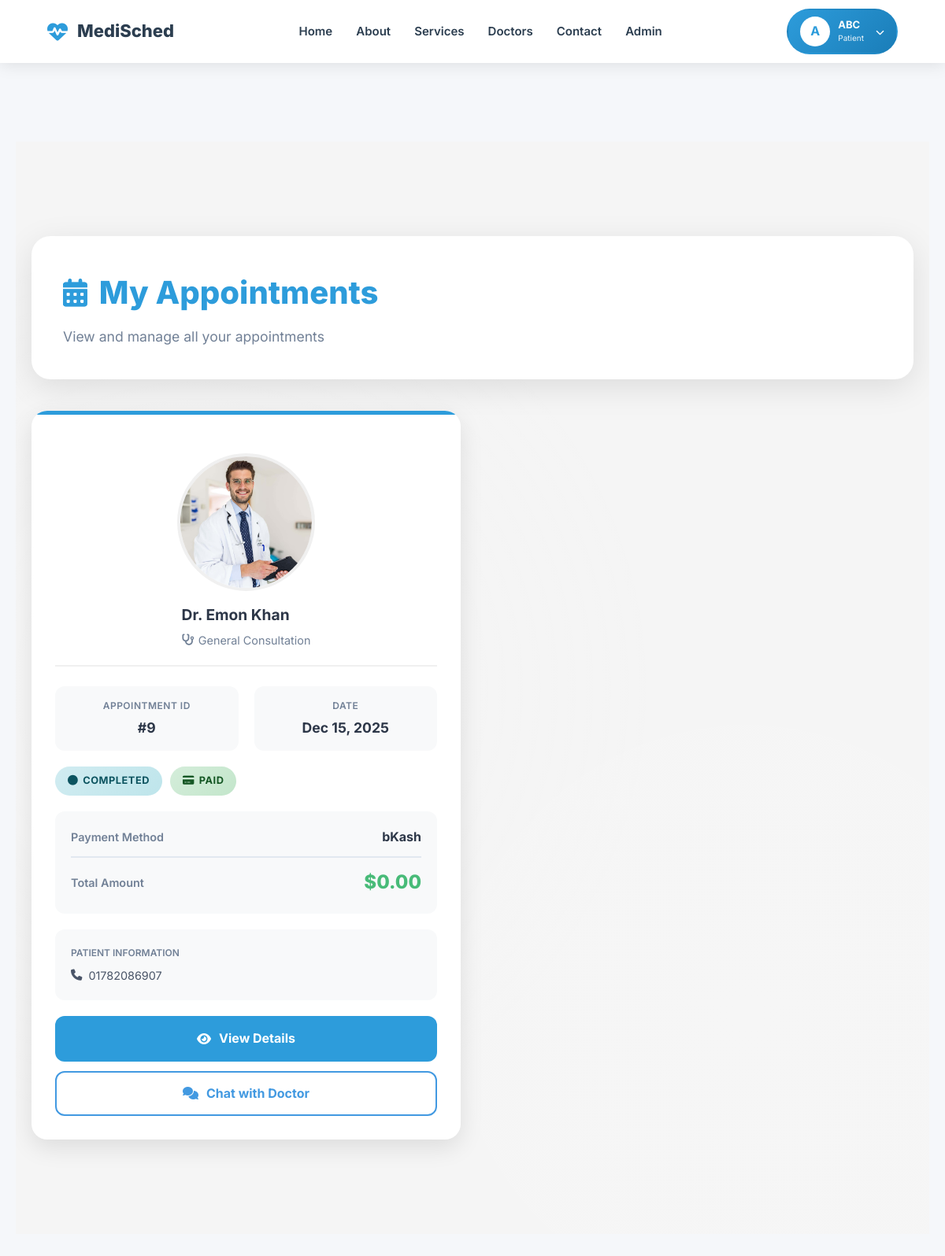
The page /appointment/my-appointments/ (signed in) on the database its author committed.
### users/models.py (models this page shows, shortened)
class CustomUser(AbstractUser):
    ROLE_PATIENT = 'patient'
    ROLE_DOCTOR = 'doctor'
    ROLE_CHOICES = [
        (ROLE_PATIENT, 'Patient'),
        (ROLE_DOCTOR, 'Doctor'),
    ]
    role = models.CharField(max_length=10, choices=ROLE_CHOICES, default=ROLE_PATIENT)
    phone = models.CharField(max_length=20, blank=True)
    location = models.CharField(max_length=150, blank=True)

### appointment/models.py (models this page shows, shortened)
class Appointment(models.Model):
    APPOINTMENT_STATUS = (
        ('pending', 'Pending'),
        ('confirmed', 'Confirmed'),
        ('completed', 'Completed'),
        ('cancelled', 'Cancelled'),
    )
    PAYMENT_STATUS = (
        ('pending', 'Pending'),
        ('paid', 'Paid'),
        ('failed', 'Failed'),
        ('refunded', 'Refunded'),
    )
    PAYMENT_METHODS = (
        ('bkash', 'bKash'),
        ('nagad', 'Nagad'),
        ('card', 'Card'),
        ('mobile_banking', 'Mobile Banking'),
    )
    CONSULTATION_TYPES = (
        ('instant', 'Instant Video Consultation'),
        ('scheduled', 'Scheduled Appointment'),
    )
    patient = models.ForeignKey(settings.AUTH_USER_MODEL, on_delete=models.CASCADE, related_name='appointments')
    doctor = models.ForeignKey(Doctor, on_delete=models.CASCADE, related_name='appointments')
    patient_phone = models.CharField(max_length=15)
    patient_name = models.CharField(max_length=100, blank=True)
    patient_age = models.PositiveIntegerField(null=True, blank=True)
    patient_gender = models.CharField(max_length=10, choices=[('male', 'Male'), ('female', 'Female'), ('other', 'Other')], blank=True)
    appointment_type = models.CharField(max_length=20, choices=CONSULTATION_TYPES, default='scheduled')
    consultation_type = models.CharField(max_length=20, choices=[('general', 'General'), ('special', 'Special')])
    appointment_date = models.DateTimeField(null=True, blank=True)
    preferred_time = models.CharField(max_length=50, blank=True)
    completed_at = models.DateTimeField(null=True, blank=True, verbose_name='Marked as completed on')
    completed_by_doctor = models.BooleanField(default=False, verbose_name='Marked as completed by doctor')
    cancellation_reason = models.TextField(blank=True, verbose_name='Reason for cancellation')
    cancelled_at = models.DateTimeField(null=True, blank=True)
    actual_start_time = models.DateTimeField(null=True, blank=True, verbose_name='Actual consultation start time')
    actual_end_time = models.DateTimeField(null=True, blank=True, verbose_name='Actual consultation end time')
    consultation_duration = models.PositiveIntegerField(default=0, verbose_name='Consultation duration (minutes)')
    doctor_notes = models.TextField(blank=True, verbose_name='Doctor notes after consultation')
    follow_up_required = models.BooleanField(default=False)
    follow_up_date = models.DateTimeField(null=True, blank=True)
    follow_up_notes = models.TextField(blank=True)
    consultation_fee = models.DecimalField(max_digits=10, decimal_places=2, default=0)
    vat_amount = models.DecimalField(max_digits=10, decimal_places=2, default=0)
    platform_fee = models.DecimalField(max_digits=10, decimal_places=2, default=29.00)
    total_amount = models.DecimalField(max_digits=10, decimal_places=2, default=0)
    payment_method = models.CharField(max_length=20, choices=PAYMENT_METHODS, blank=True, null=True)
    payment_status = models.CharField(max_length=20, choices=PAYMENT_STATUS, default='pending')
    transaction_id = models.CharField(max_length=100, blank=True, unique=True)  # Make unique
    status = models.CharField(max_length=20, choices=APPOINTMENT_STATUS, default='pending')
    symptoms = models.TextField(blank=True)
    previous_prescriptions = models.FileField(upload_to='prescriptions/', blank=True, null=True)
    patient_test_reports = models.FileField(upload_to='test_reports/', blank=True, null=True, verbose_name='Test Reports')
    created_at = models.DateTimeField(auto_now_add=True)
    updated_at = models.DateTimeField(auto_now=True)

### doctor/models.py (models this page shows, shortened)
class Doctor(models.Model):
    user = models.OneToOneField(CustomUser, on_delete=models.CASCADE, related_name='doctor_profile')
    about = models.TextField(blank=True, null=True)
    bmdc_number = models.CharField(max_length=255, blank=True, null=True)
    qualification = models.CharField(max_length=255, blank=True, null=True)
    total_experience = models.PositiveIntegerField(default=0)  # Only non-negative numbers
    working_hours = models.JSONField(blank=True, null=True)  # e.g., {"Mon": "9-5", "Tue": "10-4"}
    profile_image = models.ImageField(upload_to='doctor_profiles/', blank=True, null=True)
    is_verified = models.BooleanField(default=False)
    rating = models.DecimalField(max_digits=3, decimal_places=2, default=0.0, blank=True, null=True)
    total_reviews = models.PositiveIntegerField(default=0)
    division = models.ForeignKey(Division, on_delete=models.SET_NULL, null=True, blank=True)
    district = models.ForeignKey(District, on_delete=models.SET_NULL, null=True, blank=True)
    upazila = models.ForeignKey(Upazila, on_delete=models.SET_NULL, null=True, blank=True)
    departments = models.ManyToManyField(Department, through='DoctorSpecializationDepartment', blank=True)
    symptoms = models.ManyToManyField(Symptom, through='DoctorSpecializationSymptom', blank=True)

### appointment/views.py (the view)
# urls.py: path('appointments/', views.appointment_list, name='appointment_list'),
@login_required
def appointment_list(request):
    appointments = Appointment.objects.filter(patient=request.user).order_by('-created_at')
    context = {
        'appointments': appointments,
    }
    return render(request, 'appointment/list.html', context)

### appointment/templates/appointment/list.html (shortened to what this page needs)
{% extends 'base.html' %}
{% load static %}
{% block content %}
<div class="appointments-wrapper">
    <div class="appointments-container">
        <div class="page-header">
            <div class="header-content">
                <h2>
                    <i class="fas fa-calendar-alt"></i>
                    My Appointments
                </h2>
                <p>View and manage all your appointments</p>
            </div>
        </div>
        {% if appointments %}
        <div class="appointments-grid">
            {% for appointment in appointments %}
            <div class="appointment-card">
                <div class="doctor-info">
                    {% if appointment.doctor.profile_image %}
                        <img src="{{ appointment.doctor.profile_image.url }}"
                             alt="Dr. {{ appointment.doctor.user.get_full_name }}"
                             class="doctor-avatar">
                    {% else %}
                        <div class="doctor-avatar-placeholder">
                            <i class="fas fa-user-md"></i>
                        </div>
                    {% endif %}
                    <div class="doctor-details">
                        <h6>Dr. {{ appointment.doctor.user.get_full_name }}</h6>
                        <small>
                            <i class="fas fa-stethoscope"></i>
                            {{ appointment.consultation_type|title }} Consultation
                        </small>
                    </div>
                </div>
                <div class="appointment-details">
                    <div class="detail-item">
                        <small>Appointment ID</small>
                        <strong>#{{ appointment.id }}</strong>
                    </div>
                    <div class="detail-item">
                        <small>Date</small>
                        <strong>{{ appointment.created_at|date:"M d, Y" }}</strong>
                    </div>
                </div>
                <div class="status-container">
                    <span class="status-badge status-{{ appointment.status }}">
                        <i class="fas fa-circle"></i>
                        {{ appointment.get_status_display }}
                    </span>
                    <span class="status-badge status-{{ appointment.payment_status }}">
                        <i class="fas fa-credit-card"></i>
                        {{ appointment.get_payment_status_display }}
                    </span>
                </div>
                <div class="payment-info">
                    <div class="payment-row">
                        <span class="payment-label">Payment Method</span>
                        <span class="payment-value">{{ appointment.get_payment_method_display|default:"Demo Payment" }}</span>
                    </div>
                    <div class="payment-row">
                        <span class="payment-label">Total Amount</span>
                        <span class="payment-amount">${{ appointment.total_amount|floatformat:2 }}</span>
                    </div>
                </div>
                <div class="patient-info">
                    <small>Patient Information</small>
                    <div class="patient-contact">
                        <i class="fas fa-phone"></i>
                        {{ appointment.patient_phone }}
                    </div>
                </div>
                <div class="action-buttons">
                    <a href="{% url 'appointment:confirmation' appointment.id %}" class="btn-action btn-view">
                        <i class="fas fa-eye"></i> View Details
                    </a>
                    <a href="{% url 'communication:chat_detail' appointment.id %}" class="btn-action btn-chat">
                        <i class="fas fa-comments"></i> Chat with Doctor
                    </a>
                </div>
            </div>
            {% endfor %}
        </div>
        {% endif %}
    </div>
</div>
{% endblock %}

### home/templates/base.html (shortened to what this page needs)
{% load static %}
<!DOCTYPE html>
<html lang="en">
<head>
    <link href="https://cdnjs.cloudflare.com/ajax/libs/font-awesome/6.4.0/css/all.min.css" rel="stylesheet">
    <link rel="stylesheet" href="{% static 'home/css/style.css' %}">
</head>
<body>
    <nav class="navbar" id="navbar">
        <a href="{% url 'home:index' %}" class="logo">
            <i class="fas fa-heartbeat"></i>
            <span>MediSched</span>
        </a>
        <ul class="nav-menu" id="navMenu">
            <li><a href="{% url 'home:index' %}#home">Home</a></li>
            <li><a href="{% url 'home:index' %}#about">About</a></li>
            <li><a href="{% url 'home:index' %}#services">Services</a></li>
            <li><a href="{% url 'home:all_doctors' %}">Doctors</a></li>
            <li><a href="{% url 'home:index' %}#contact">Contact</a></li>
            <li><a href="/adminapp/">Admin</a></li>
        </ul>
        <div class="nav-buttons">
            {% if user.is_authenticated %}
                <div class="profile-dropdown" id="profileDropdown">
                    <div class="profile-trigger" onclick="toggleDropdown()">
                        <div class="profile-avatar">
                            {{ user.first_name.0|default:user.username.0|upper }}
                        </div>
                        <div class="profile-info">
                            <span class="profile-name">
                                {{ user.first_name|default:user.username|truncatechars:15 }}
                            </span>
                            <span class="profile-role">{{ user.role }}</span>
                        </div>
                        <i class="fas fa-chevron-down profile-arrow"></i>
                    </div>
                </div>
            {% endif %}
        </div>
    </nav>
    <main id="mainContent">
        {% block content %}
        {% endblock %}
    </main>
</body>
</html>

### home/static/home/css/style.css (style rules this page uses)
* { margin: 0; padding: 0; box-sizing: border-box; }
:root { --primary-blue: #2D9CDB; --success-green: #27AE60; --accent-yellow: #F2C94C; --warm-orange: #F2994A; --neutral-bg: #F9FAFB; --dark: #1A202C; --gray: #64748B; --light-gray: #E2E8F0; --white: #FFFFFF; }
body { font-family: 'Inter', -apple-system, BlinkMacSystemFont, 'Segoe UI', sans-serif; line-height: 1.6; color: var(--dark); overflow-x: hidden; background: var(--neutral-bg); margin: 0; padding: 0; }
html { scroll-behavior: smooth; margin: 0; padding: 0; }
.navbar { position: fixed; top: 0; left: 0; right: 0; background: var(--white); display: flex; justify-content: space-between; align-items: center; z-index: 1000; transition: all 0.3s ease; padding: 0 5%; }
.logo { font-size: 1.8rem; font-weight: 800; color: var(--primary-blue); display: flex; align-items: center; gap: 0.5rem; text-decoration: none; }
.logo i { font-size: 2rem; }
.nav-menu { display: flex; list-style: none; gap: 2.5rem; align-items: center; }
.nav-menu a { text-decoration: none; color: var(--dark); font-weight: 500; transition: color 0.3s; position: relative; }
.nav-menu a::after { content: ''; position: absolute; bottom: -5px; left: 0; width: 0; height: 2px; background: var(--primary-blue); transition: width 0.3s; }
.nav-buttons { display: flex; gap: 1rem; align-items: center; }
.doctor-info { padding: 1.5rem; flex-grow: 1; display: flex; flex-direction: column; justify-content: space-between; }

### home/templates/base.html (style rules this page uses)
* { margin: 0; padding: 0; box-sizing: border-box; -webkit-tap-highlight-color: transparent; }
:root { --primary-color: #2D9CDB; --secondary-color: #27AE60; --dark-color: #2C3E50; --light-color: #F8F9FA; --danger-color: #E53E3E; --border-radius: 12px; --box-shadow: 0 4px 20px rgba(0, 0, 0, 0.1); --transition: all 0.3s ease; }
html { scroll-behavior: smooth; -webkit-text-size-adjust: 100%; }
body { font-family: 'Inter', sans-serif; line-height: 1.6; color: #333; background: #f5f7fa; margin: 0; padding: 0; overflow-x: hidden; width: 100%; -webkit-font-smoothing: antialiased; -moz-osx-font-smoothing: grayscale; }
.navbar { position: fixed; top: 0; left: 0; right: 0; width: 100%; height: 70px; z-index: 1000; background: white; box-shadow: 0 2px 20px rgba(0, 0, 0, 0.1); display: flex; align-items: center; justify-content: space-between; padding: 0 20px; }
.logo { display: flex; align-items: center; gap: 12px; text-decoration: none; color: var(--dark-color); font-weight: 800; font-size: 22px; z-index: 1002; flex-shrink: 0; }
.logo i { color: var(--primary-color); font-size: 26px; }
.nav-menu { display: flex; list-style: none; gap: 30px; margin: 0; padding: 0; align-items: center; }
.nav-menu li { display: inline-block; }
.nav-menu a { text-decoration: none; color: var(--dark-color); font-weight: 600; font-size: 15px; padding: 8px 0; position: relative; }
.nav-menu a::after { content: ''; position: absolute; bottom: 0; left: 0; width: 0; height: 2px; background: var(--primary-color); transition: width 0.3s ease; }
.nav-buttons { display: flex; align-items: center; gap: 15px; z-index: 1002; flex-shrink: 0; }
.profile-dropdown { position: relative; }
.profile-trigger { display: flex; align-items: center; gap: 10px; background: linear-gradient(135deg, var(--primary-color) 0%, #1a7db8 100%); border-radius: 50px; cursor: pointer; border: 2px solid transparent; min-height: 44px; }
.profile-avatar { width: 36px; height: 36px; min-width: 36px; border-radius: 50%; background: white; color: var(--primary-color); display: flex; align-items: center; justify-content: center; font-weight: 700; font-size: 16px; border: 2px solid rgba(255, 255, 255, 0.5); }
.profile-info { display: flex; flex-direction: column; color: white; }
.profile-name { font-weight: 700; font-size: 13px; line-height: 1.2; white-space: nowrap; }
.profile-role { font-size: 10px; opacity: 0.9; text-transform: capitalize; white-space: nowrap; }
.profile-arrow { color: white; font-size: 11px; transition: transform 0.3s ease; margin-left: 5px; }
main { min-height: calc(100vh - 70px); margin-top: 70px; padding: 20px; width: 100%; }
@media (min-width: 992px) { .navbar { height: 80px; padding: 0 5%; } }
@media (min-width: 992px) { .nav-menu { gap: 30px; } }
@media (min-width: 992px) { .profile-trigger { padding: 8px 15px; } }
@media (min-width: 992px) { .profile-avatar { width: 38px; height: 38px; } }
@media (min-width: 992px) { main { margin-top: 80px; min-height: calc(100vh - 80px); } }

### rows shown on the page
CustomUser: first_name.0 "A", first_name "ABC", role "Patient"
Appointment: doctor.profile_image (picture), doctor.user.get_full_name "Emon Khan", consultation_type "General", id "9", created_at "Dec 15, 2025", status "COMPLETED", payment_status "PAID", payment_method "bKash", total_amount "0.00", patient_phone "01782086907"
